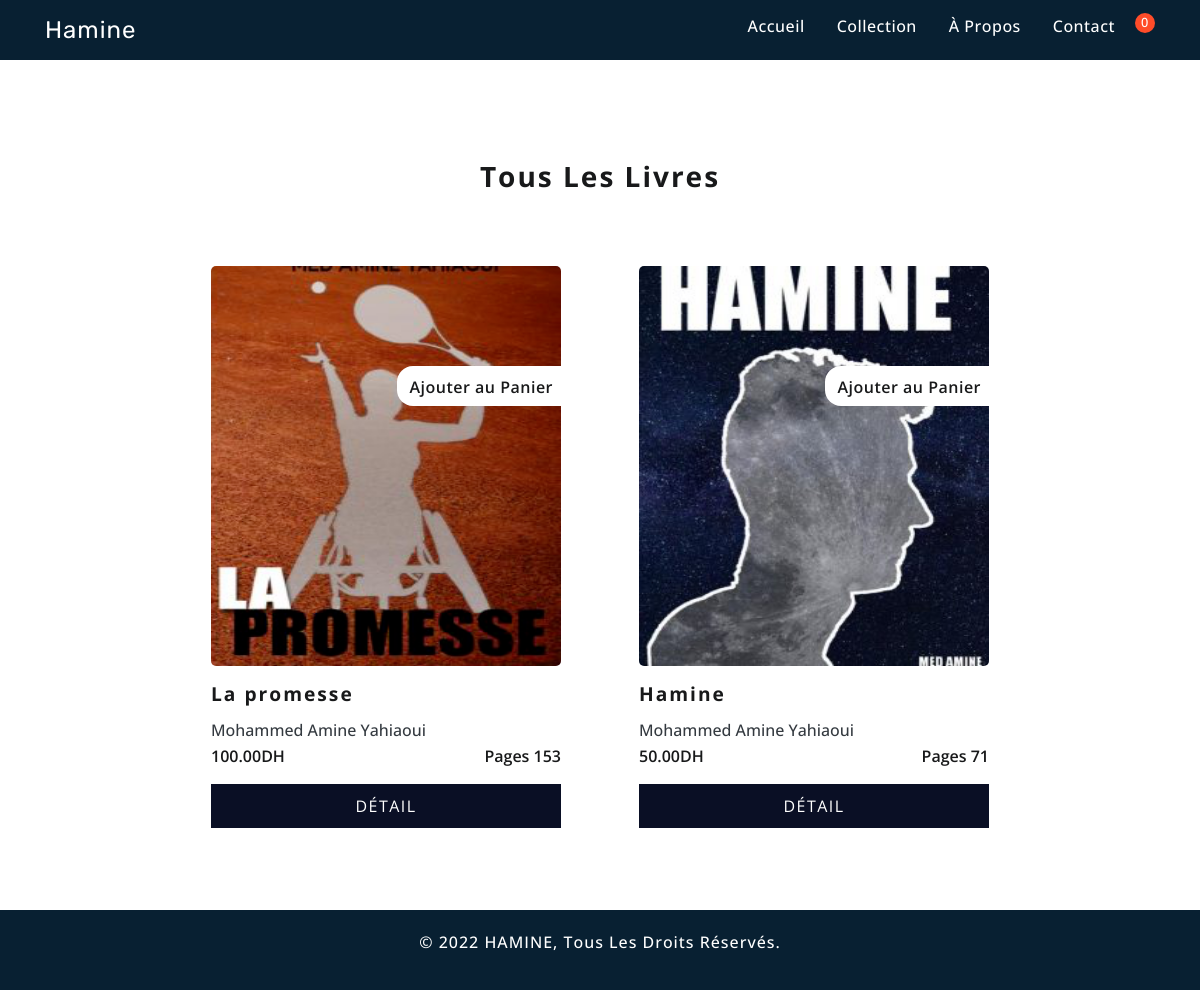
The page /?page=collection on the database its author committed.
### tables this page shows
CREATE TABLE `books` (
  `IDbook` int(11) NOT NULL,
  `book_titre` varchar(255) NOT NULL,
  `book_description` longtext NOT NULL,
  `book_lang` varchar(255) NOT NULL,
  `book_price` double NOT NULL,
  `book_isbn` varchar(255) NOT NULL,
  `book_released` varchar(255) NOT NULL,
  `book_image` varchar(255) NOT NULL,
  `book_editor` varchar(255) NOT NULL,
  `book_cover` varchar(255) NOT NULL,
  `book_amount` int(11) NOT NULL,
  `book_pages` int(11) NOT NULL,
  `unique_id` varchar(250) NOT NULL
);

### controllers/HomeController.php (called while the page is built)
<?php
class HomeController{
    public function index($page){
        require_once './views/'.$page.'.php';
    }
}

### index.php (called while the page is built, shortened)
<?php
require_once "./config/autoload.php";
$home = new HomeController();
$page = "accueil";
$pages = ["collection","livre","confirmer-ma-commande","Page-non-trouve","panier","accueil","contact","sup-livre-de-panier","propose"];
if(isset($_GET['page'])){
    if(in_array($_GET['page'],$pages)){
        $page = $_GET['page'];
    }
    else{
        $page="Page-non-trouve";
    }
}
require_once './views/includes/header.php';
require_once './views/includes/nav.php';
$home->index($page);
require_once './views/includes/footer.php';

### config/autoload.php (called while the page is built, shortened)
<?php
function autoload($class_name){
    $array_paths = array(
        "database/",
        "models/",
        "controllers/"
    );
    $parts = explode('\\',$class_name);
    $name =array_pop($parts);
    foreach($array_paths as $path){
        $file = sprintf($path.'%s.php',$name);
    }
}

### database/db.php (called while the page is built)
<?php
class db{
    public static function connecte(){
        try{
            $db = new PDO("mysql:host=localhost;dbname=hamine","root","");
            $db->exec("set names utf8");
            $db->setAttribute(PDO::ATTR_ERRMODE,PDO::ERRMODE_WARNING);
            return $db;
        }catch(PDOException $er){
            echo $er->getMessage();
        }
    }
}

### models/Book.php (called while the page is built, shortened)
<?php
class Book{
    public static function getAllBooks(){
        $books = db::connecte()->prepare("select * from books  order by IDbook desc");
        $books->execute();
        $res = $books->fetchAll();
        return $res;
    }
}

### controllers/BooksController.php (called while the page is built, shortened)
<?php
class BooksController{
    public function getAllBooksController(){
        $books = Book::getAllBooks();
        return $books;
    }
}

### controllers/CartControllerCheck.php (called while the page is built, shortened)
<?php
class CartControllerCheck{
    public function bookCountInCartController($id,$user){
        return 0;
    }
}

### views/collection.php (the view, shortened to what this page needs)
<?php
$booksController = new BooksController();
$books = $booksController->getAllBooksController();
$cartController = new CartControllerCheck();
?>
<section id="books">
    <div class="books-main padding">
        <div class="container">
            <h3 class="text-center title-head">tous les livres</h3>
            <div class="row mt-5 justify-content-center books_dooom">
                <?php foreach ($books as $book) : ?>
                    <div class="col-lg-4 mt-4 mb-4 col-sm-12 mx-4">
                        <div class="book-me">
                            <div class="book">
                                <div class="book-img-books">
                                    <img src="./assets/images_books/<?php echo $book['book_image'] ?>" alt="">
                                    <div class="book-cart">
                                        <form method="post" class="formCart" >
                                            <?php if($cartController->bookCountInCartController($book['unique_id'],null) > 0): ?>
                                                <button class="add_to_cart" name="submit" type="submit" disabled>Déja au Panier
                                            </button>
                                            <?php else: ?>
                                                <button class="add_to_cart" name="submit" type="submit">
                                                Ajouter au Panier <i class="las la-cart-plus"></i>
                                            </button>
                                            <?php endif; ?>
                                        </form>
                                    </div>
                                </div>
                                <div class="book-info">
                                    <h5 class="name my-3"><?php echo $book['book_titre'] ?></h5>
                                    <h6 class="text-dark mb-1"><?php echo $book['book_editor'] ?></h6>
                                    <div class="price-and-pages mb-3">
                                        <p><span class="price"><?php echo $book['book_price'] ?>.00</span>DH</p>
                                        <p>Pages <span class="pages"><?php echo $book['book_pages'] ?></span></p>
                                    </div>
                                    <a class="button text-center" href="<?php base_url ?>?page=book&booidk=<?php echo $book['unique_id'] ?>">DÉTAIL</a>
                                </div>
                            </div>
                        </div>
                    </div>
                <?php endforeach; ?>
            </div>
        </div>
    </div>
</section>

### assets/css/style.css (style rules this page uses)
:root { --main-color: #082032; --second-color: #ff4c29; --main-light-color: #334756; --main-max-color: #2c394b; --back-promess-color: #8b3619; --back-hamine-color: #0a0f25; --a-white: #fff; --a-black: #000; --a-dark: #18191a; --opacity: 1; --opacity-6: 0.6; --font-size-08: 0.8rem; --font-size-15: 1.5rem; --font-size-12: 1.2rem; --font-size-11: 1.1rem; --font-size-16: 1.6rem; --font-weight-600: 600; --font-weight-600: 500; --font-weight-600: 300; --a-transition: 0.3s ease-in-out; }
html { scroll-behavior: smooth; }
body { overflow-x: hidden; font-family: "Open Sans", sans-serif; position: relative; height:auto; }
img { max-width: 100%; }
.padding { padding: 100px 0; }
.title-head { color: var(--a-dark); font-weight: bold; text-transform: capitalize; letter-spacing: 2px; }
.book-me { height: 600px; width:100%; overflow: hidden; }
.book-img-books { width: 100%; height: 400px; position: relative; overflow: hidden; }
.book-img-books img { width: 100%; position: absolute; left: 0; right: 0; top: 0; height: 100%; border-radius: 5px; }
.book-cart { position: absolute; top: 25%; right: 0%; }
.book-cart button { background-color: var(--a-white); color: var(--a-dark); letter-spacing: .5px; padding: 7px .5rem 7px .8rem; border: none; font-weight: 600; border-top-left-radius: 1rem; border-bottom-left-radius: 1rem; transition-delay: 0.3s; transition-duration: 0.3s; transition-timing-function: ease-in-out; transition-property: transform; }
.book-info h5 { font-size: var(--font-size-12); color: var(--a-dark); font-weight: bold; letter-spacing: 2px; }
.price-and-pages { display: flex; justify-content: space-between; width: 100%; align-items: center; }
.book-info .button { display: block; width: 100%; padding: 10px 5px; background-color: var(--back-hamine-color); color: var(--a-white); letter-spacing: 1.5px; text-transform: capitalize; border: none; outline: none; }
.book-info p { font-weight: 600; color: var(--a-dark); }

### rows shown on the page
books: book_image (picture), book_titre "La promesse", book_editor "Mohammed Amine Yahiaoui", book_price "100", book_pages "153"
books: book_image (picture), book_titre "Hamine", book_editor "Mohammed Amine Yahiaoui", book_price "50", book_pages "71"

### other values the page prints
$count "0"
